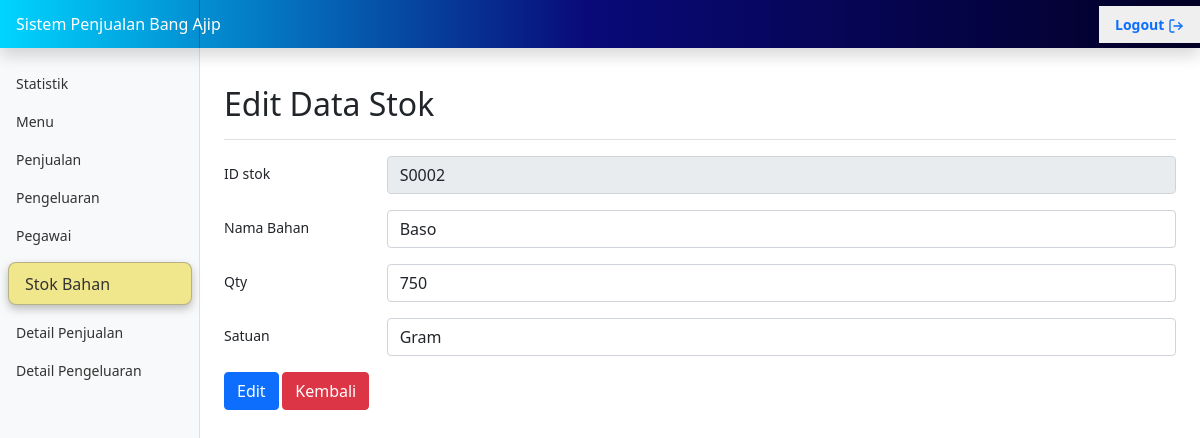
Page /pages/stok-form-edit.php?id_stok=S0002 (signed in) on the committed database.
### tables this page shows
CREATE TABLE `stok_bahan` (
  `id_stok` varchar(5) NOT NULL,
  `nama_bahan` varchar(25) NOT NULL,
  `qty` int(11) NOT NULL,
  `satuan` varchar(5) DEFAULT NULL
);

### pages/stok-form-edit.php (the view, shortened to what this page needs)
<?php include_once("../functions/functions.php"); ?>
<!doctype html>
<html lang="en">
<?php include_once("../head.php"); ?>
<body>
    <div class="container-fluid">
        <div class="row">
            <main class="col-md-9 ms-sm-auto col-lg-10 px-md-4">
                <div class="d-flex justify-content-between flex-wrap flex-md-nowrap align-items-center pt-3 pb-2 mb-3 border-bottom">
                    <h1 class="h2">Edit Data Stok</h1>
                </div>
                <?php
                if (isset($_GET["id_stok"])) {
                    $id_stok = $mysqli->escape_string($_GET["id_stok"]);
                    if ($data = getDataStok($id_stok)) {
                ?>
                        <form method="POST" name="form-edit-stok" action="stok-edit.php">
                            <div class="row mb-3">
                                <label for="inputIdStoK" class="col-sm-2 col-form-label">ID stok</label>
                                <div class="col-sm-10">
                                    <input type="text" class="form-control" id="inputIdStok" name="inputIdStok" value="<?php echo $data["id_stok"]; ?>" placeholder="Diisi huruf 'S' diikuti 4 angka. Contoh: S1234" readonly>
                                </div>
                            </div>
                            <div class="row mb-3">
                                <label for="inputNamaBahan" class="col-sm-2 col-form-label">Nama Bahan</label>
                                <div class="col-sm-10">
                                    <input type="text" class="form-control" id="inputNamBahan" name="inputNamaBahan" value="<?php echo $data["nama_bahan"]; ?>">
                                </div>
                            </div>
                            <div class="row mb-3">
                                <label for="inputQty" class="col-sm-2 col-form-label">Qty</label>
                                <div class="col-sm-10">
                                    <input type="text" class="form-control" id="inputQty" name="inputQty" value="<?php echo $data["qty"]; ?>" placeholder="Jumlah berat/volume">
                                </div>
                            </div>
                            <div class="row mb-3">
                                <label for="inputNamaBahan" class="col-sm-2 col-form-label">Satuan</label>
                                <div class="col-sm-10">
                                    <input type="text" class="form-control" id="inputSatuan" name="inputSatuan" value="<?php echo $data["satuan"]; ?>" placeholder="Satuan berat/volume. Contoh: gr, kg, liter, dsb.">
                                </div>
                            </div>
                            <button type="submit" class="btn btn-primary" name="tblEdit">Edit</button>
                            <a href="StokBahan.php"><button type="button" class="btn btn-danger">Kembali</button></a>
                        </form>
                    <?php
                    } else {
                        echo "<div class='alert alert-danger' role='alert'>Data ID Stok tidak ditemukan</div>";
                    }
                    ?>
                <?php
                } else {
                    echo "<div class='alert alert-danger' role='alert'>Data tidak ditemukan</div>";
                }
                ?>
            </main>
        </div>
    </div>
</body>
</html>

### style/dashboard.css (style rules this page uses)
body { font-size: .875rem; }

### rows in the picture
stok_bahan: inputIdStok "S0002", inputNamaBahan "Baso", inputQty "750", inputSatuan "Gram"
